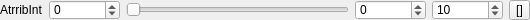
<?xml version="1.0" encoding="UTF-8"?>
<ui version="4.0">
 <class>AttribInt</class>
 <widget class="QWidget" name="AttribInt">
  <property name="geometry">
   <rect>
    <x>0</x>
    <y>0</y>
    <width>530</width>
    <height>20</height>
   </rect>
  </property>
  <property name="maximumSize">
   <size>
    <width>16777215</width>
    <height>20</height>
   </size>
  </property>
  <property name="windowTitle">
   <string>AttribInt</string>
  </property>
  <property name="title" stdset="0">
   <string>AttribInt</string>
  </property>
  <property name="flat" stdset="0">
   <bool>true</bool>
  </property>
  <layout class="QHBoxLayout" name="horizontalLayout">
   <property name="margin">
    <number>0</number>
   </property>
   <item>
    <widget class="QLabel" name="label">
     <property name="maximumSize">
      <size>
       <width>16777215</width>
       <height>20</height>
      </size>
     </property>
     <property name="text">
      <string>AtrribInt</string>
     </property>
    </widget>
   </item>
   <item>
    <widget class="QSpinBox" name="valueSB">
     <property name="minimumSize">
      <size>
       <width>50</width>
       <height>0</height>
      </size>
     </property>
     <property name="maximumSize">
      <size>
       <width>16777215</width>
       <height>20</height>
      </size>
     </property>
     <property name="minimum">
      <number>-999999</number>
     </property>
     <property name="maximum">
      <number>999999</number>
     </property>
    </widget>
   </item>
   <item>
    <widget class="QSlider" name="valueSlider">
     <property name="maximumSize">
      <size>
       <width>16777215</width>
       <height>20</height>
      </size>
     </property>
     <property name="orientation">
      <enum>Qt::Horizontal</enum>
     </property>
    </widget>
   </item>
   <item>
    <widget class="QWidget" name="ranges" native="true">
     <property name="maximumSize">
      <size>
       <width>16777215</width>
       <height>20</height>
      </size>
     </property>
     <layout class="QHBoxLayout" name="horizontalLayout_2">
      <property name="margin">
       <number>0</number>
      </property>
      <item>
       <widget class="QSpinBox" name="rangeMin">
        <property name="minimumSize">
         <size>
          <width>50</width>
          <height>0</height>
         </size>
        </property>
        <property name="maximumSize">
         <size>
          <width>16777215</width>
          <height>20</height>
         </size>
        </property>
        <property name="minimum">
         <number>-999999</number>
        </property>
        <property name="maximum">
         <number>999999</number>
        </property>
       </widget>
      </item>
      <item>
       <widget class="QSpinBox" name="rangeMax">
        <property name="minimumSize">
         <size>
          <width>50</width>
          <height>0</height>
         </size>
        </property>
        <property name="maximumSize">
         <size>
          <width>16777215</width>
          <height>20</height>
         </size>
        </property>
        <property name="minimum">
         <number>-9999999</number>
        </property>
        <property name="maximum">
         <number>9999999</number>
        </property>
        <property name="value">
         <number>10</number>
        </property>
       </widget>
      </item>
     </layout>
    </widget>
   </item>
   <item>
    <widget class="QToolButton" name="toolButton">
     <property name="maximumSize">
      <size>
       <width>16777215</width>
       <height>20</height>
      </size>
     </property>
     <property name="text">
      <string>[]</string>
     </property>
     <property name="checkable">
      <bool>true</bool>
     </property>
    </widget>
   </item>
  </layout>
 </widget>
 <resources/>
 <connections>
  <connection>
   <sender>toolButton</sender>
   <signal>clicked(bool)</signal>
   <receiver>ranges</receiver>
   <slot>setVisible(bool)</slot>
   <hints>
    <hint type="sourcelabel">
     <x>335</x>
     <y>33</y>
    </hint>
    <hint type="destinationlabel">
     <x>354</x>
     <y>28</y>
    </hint>
   </hints>
  </connection>
 </connections>
</ui>
